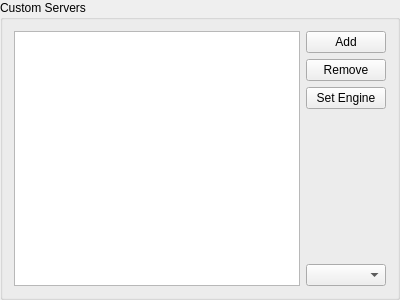
<?xml version="1.0" encoding="UTF-8"?>
<ui version="4.0">
 <class>CustomServersConfigBox</class>
 <widget class="QGroupBox" name="CustomServersConfigBox">
  <property name="geometry">
   <rect>
    <x>0</x>
    <y>0</y>
    <width>400</width>
    <height>300</height>
   </rect>
  </property>
  <property name="windowTitle">
   <string>GroupBox</string>
  </property>
  <property name="title">
   <string>Custom Servers</string>
  </property>
  <layout class="QHBoxLayout" name="horizontalLayout">
   <item>
    <widget class="QTableView" name="tvServers">
     <property name="selectionBehavior">
      <enum>QAbstractItemView::SelectRows</enum>
     </property>
     <property name="horizontalScrollMode">
      <enum>QAbstractItemView::ScrollPerPixel</enum>
     </property>
    </widget>
   </item>
   <item>
    <layout class="QVBoxLayout" name="verticalLayout">
     <item>
      <widget class="QPushButton" name="btnAdd">
       <property name="toolTip">
        <string>&lt;!DOCTYPE HTML PUBLIC &quot;-//W3C//DTD HTML 4.0//EN&quot; &quot;http://www.w3.org/TR/REC-html40/strict.dtd&quot;&gt;
&lt;html&gt;&lt;head&gt;&lt;meta name=&quot;qrichtext&quot; content=&quot;1&quot; /&gt;&lt;style type=&quot;text/css&quot;&gt;
p, li { white-space: pre-wrap; }
&lt;/style&gt;&lt;/head&gt;&lt;body style=&quot; font-family:'MS Shell Dlg 2'; font-size:8.25pt; font-weight:400; font-style:normal;&quot;&gt;
&lt;p style=&quot; margin-top:0px; margin-bottom:0px; margin-left:0px; margin-right:0px; -qt-block-indent:0; text-indent:0px;&quot;&gt;&lt;span style=&quot; font-size:8pt;&quot;&gt;Adds a new entry to the list. To specify the address and port of the custom server double-click on the cells in the table. Domain names are supported.&lt;/span&gt;&lt;/p&gt;&lt;/body&gt;&lt;/html&gt;</string>
       </property>
       <property name="text">
        <string>Add</string>
       </property>
      </widget>
     </item>
     <item>
      <widget class="QPushButton" name="btnRemove">
       <property name="text">
        <string>Remove</string>
       </property>
      </widget>
     </item>
     <item>
      <widget class="QPushButton" name="btnSetEngine">
       <property name="toolTip">
        <string>Changes engine on selected servers.</string>
       </property>
       <property name="text">
        <string>Set Engine</string>
       </property>
      </widget>
     </item>
     <item>
      <spacer name="verticalSpacer">
       <property name="orientation">
        <enum>Qt::Vertical</enum>
       </property>
       <property name="sizeHint" stdset="0">
        <size>
         <width>20</width>
         <height>40</height>
        </size>
       </property>
      </spacer>
     </item>
     <item>
      <widget class="QComboBox" name="cboEngines"/>
     </item>
    </layout>
   </item>
  </layout>
 </widget>
 <resources/>
 <connections/>
</ui>
